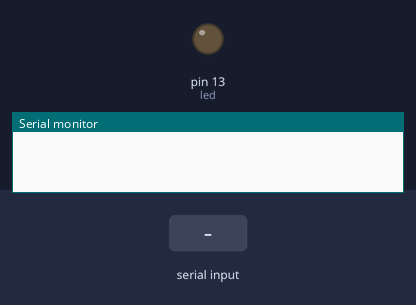
Bench run of a sketch on a simulated Arduino Uno, built with avr-gcc and run on an emulated ATmega328P. Parts: output pins drawn as LEDs (lit = HIGH), the last lines printed to the serial monitor. The inputs (shaded band) are chosen by the test bench.

Above: at 1.2 s.
1.3 s: "on" received over Serial
At 2.5 s:
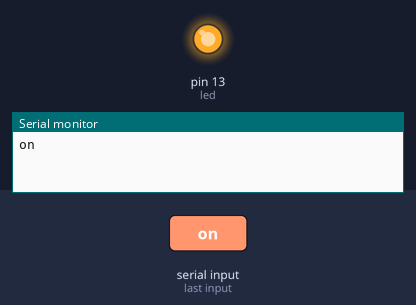
2.9 s: "off" received over Serial
At 4.3 s:
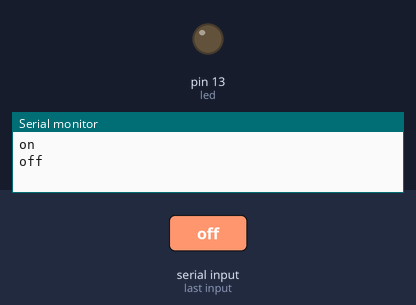
Timing chart, 0 to 5.9 s (numbered marks = the images above; inputs shaded):
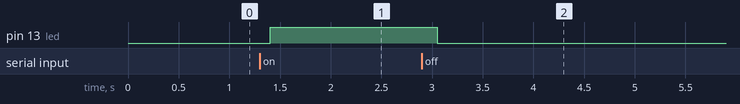

The sketch:

sketch_oct11a.ino
```cpp
String message;
int led = 13;

void setup() {
  // put your setup code here, to run once:
  Serial.begin(9600);
  pinMode(led,OUTPUT);
  digitalWrite(led,LOW);
}

void loop() {
  // put your main code here, to run repeatedly:
  while(Serial.available()) {
     delay(50);
     char c = Serial.read();
     message = message+c;
  }
  if(message.length() >0)
  {
    Serial.println(message);
    if(message =="on")
    {
      digitalWrite(13,HIGH);
    } else if (message=="off") {
      digitalWrite(led,LOW);
    }
  }
  message = "";
}
```

Measured:
- after the input at 1.3 s, pin 13 (led): LOW → HIGH after 0.10 s
- after the input at 2.9 s, pin 13 (led): HIGH → LOW after 0.15 s
